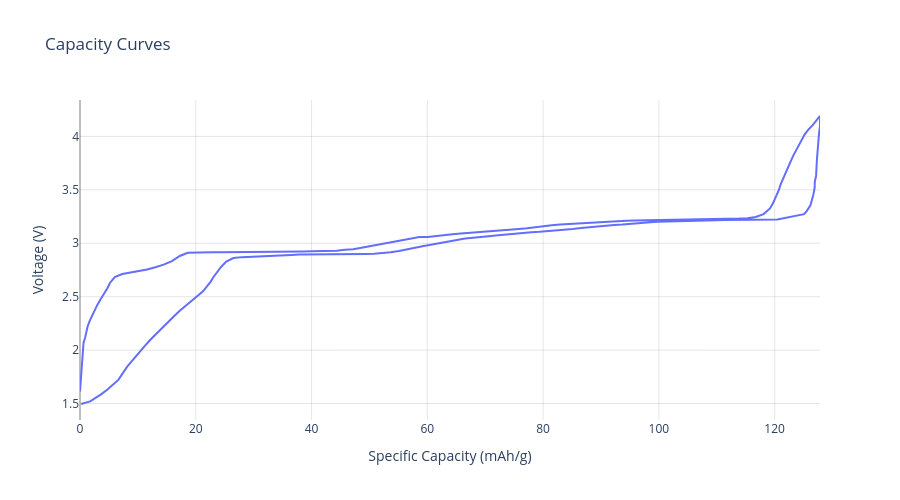

This figure's notebook cell:
### Code cell
# NFPP

half_cell = (
    pd.read_csv(
        '../local_data/active_materials/cathode/NFPP.csv',
        names=['specific_capacity', 'voltage', 'direction', 'id'],
        skiprows=1
    ).drop(
        columns=['id']
    ).assign(
        direction = lambda x: x['direction'].apply(lambda y: 'discharge' if y == 'CC_DChg' else 'charge'),
    )
)

nfpp = CathodeMaterial(
    name = 'NFPP',
    reference = 'Na/Na+',
    specific_cost = 11.00,
    density = 2.95,
    specific_capacity_curves = half_cell,
    color='#7b3f00'
)

nfpp.plot_specific_capacity_curves(width=900, height=500).show()

### Figure 1 — Plotly figure (JSON) as saved in the notebook; plotly's stock layout.template omitted (floating-point values rounded to 4 significant figures; data arrays with more than 128 entries replaced by an {"elided": "..."} marker saying what was removed)
{"data": [{"hovertemplate": "<b>%{fullData.name}</b><br>Capacity: %{x:.2f} mAh/g<br>Voltage: %{y:.3f} V<br><i>Individual Material</i><extra></extra>", "line": {"width": 2}, "mode": "lines", "name": "4.1914 V", "type": "scatter", "x": {"elided": "229 float values"}, "y": {"elided": "229 float values"}}], "layout": {"height": 500, "hovermode": "closest", "paper_bgcolor": "white", "plot_bgcolor": "white", "title": {"text": "Capacity Curves"}, "width": 900, "xaxis": {"gridcolor": "rgba(128, 128, 128, 0.2)", "gridwidth": 1, "showgrid": true, "title": {"text": "Specific Capacity (mAh/g)"}, "zeroline": true, "zerolinecolor": "rgba(0, 0, 0, 0.5)", "zerolinewidth": 1}, "yaxis": {"gridcolor": "rgba(128, 128, 128, 0.2)", "gridwidth": 1, "showgrid": true, "title": {"text": "Voltage (V)"}, "zeroline": true, "zerolinecolor": "rgba(0, 0, 0, 0.5)", "zerolinewidth": 1}}}
